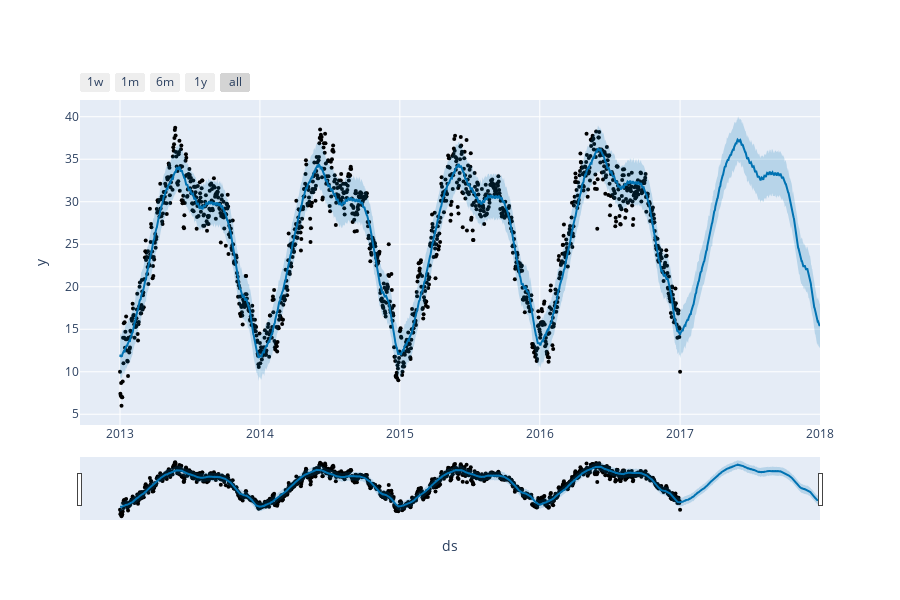

Notebook cell for this chart:
### Code cell
from prophet import Prophet
from prophet.plot import plot_plotly, plot_components_plotly

# call the model
model = Prophet()
model.fit(df)

forecast = model.make_future_dataframe(periods=365)  # make future dataframe for 365 days
prediction = model.predict(forecast)
# plot the prediction
plot_plotly(model, prediction)

### Figure 1 — Plotly figure (JSON) as saved in the notebook; plotly's stock layout.template omitted (floating-point values rounded to 4 significant figures; data arrays with more than 128 entries replaced by an {"elided": "..."} marker saying what was removed)
{"data": [{"marker": {"color": "black", "size": 4}, "mode": "markers", "name": "Actual", "type": "scatter", "x": {"elided": "1462 str values"}, "y": {"elided": "1462 float values"}}, {"hoverinfo": "skip", "line": {"width": 0}, "mode": "lines", "type": "scatter", "x": {"elided": "1827 str values"}, "y": {"elided": "1827 float values"}}, {"fill": "tonexty", "fillcolor": "rgba(0, 114, 178, 0.2)", "line": {"color": "#0072B2", "width": 2}, "mode": "lines", "name": "Predicted", "type": "scatter", "x": {"elided": "1827 str values"}, "y": {"elided": "1827 float values"}}, {"fill": "tonexty", "fillcolor": "rgba(0, 114, 178, 0.2)", "hoverinfo": "skip", "line": {"width": 0}, "mode": "lines", "type": "scatter", "x": {"elided": "1827 str values"}, "y": {"elided": "1827 float values"}}], "layout": {"height": 600, "showlegend": false, "width": 900, "xaxis": {"rangeselector": {"buttons": [{"count": 7, "label": "1w", "step": "day", "stepmode": "backward"}, {"count": 1, "label": "1m", "step": "month", "stepmode": "backward"}, {"count": 6, "label": "6m", "step": "month", "stepmode": "backward"}, {"count": 1, "label": "1y", "step": "year", "stepmode": "backward"}, {"step": "all"}]}, "rangeslider": {"visible": true}, "title": {"text": "ds"}, "type": "date"}, "yaxis": {"title": {"text": "y"}}}}
